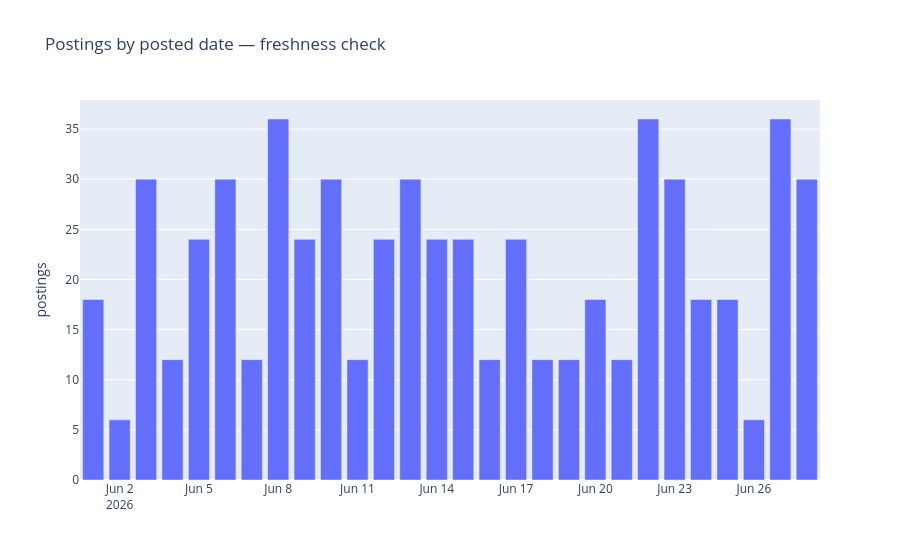

Source (notebook cell):
### Code cell
by_day = q("""
    select posted_at::date as posted_date, count(*) as postings
    from jobs
    where posted_at is not null
    group by 1
    order by 1
""")
fig = px.bar(
    by_day, x="posted_date", y="postings", title="Postings by posted date — freshness check"
)
fig.update_layout(xaxis_title=None, yaxis_title="postings")
fig.show()

### Figure 1 — Plotly figure (JSON) as saved in the notebook; plotly's stock layout.template omitted (floating-point values rounded to 4 significant figures)
{"data": [{"hovertemplate": "posted_date=%{x}<br>postings=%{y}<extra></extra>", "legendgroup": "", "marker": {"color": "#636efa", "pattern": {"shape": ""}}, "name": "", "orientation": "v", "showlegend": false, "textposition": "auto", "type": "bar", "x": ["2026-06-01", "2026-06-02", "2026-06-03", "2026-06-04", "2026-06-05", "2026-06-06", "2026-06-07", "2026-06-08", "2026-06-09", "2026-06-10", "2026-06-11", "2026-06-12", "2026-06-13", "2026-06-14", "2026-06-15", "2026-06-16", "2026-06-17", "2026-06-18", "2026-06-19", "2026-06-20", "2026-06-21", "2026-06-22", "2026-06-23", "2026-06-24", "2026-06-25", "2026-06-26", "2026-06-27", "2026-06-28"], "xaxis": "x", "y": [18, 6, 30, 12, 24, 30, 12, 36, 24, 30, 12, 24, 30, 24, 24, 12, 24, 12, 12, 18, 12, 36, 30, 18, 18, 6, 36, 30], "yaxis": "y"}], "layout": {"barmode": "relative", "legend": {"tracegroupgap": 0}, "title": {"text": "Postings by posted date — freshness check"}, "xaxis": {"anchor": "y", "domain": [0.0, 1.0], "title": {}}, "yaxis": {"anchor": "x", "domain": [0.0, 1.0], "title": {"text": "postings"}}}}
